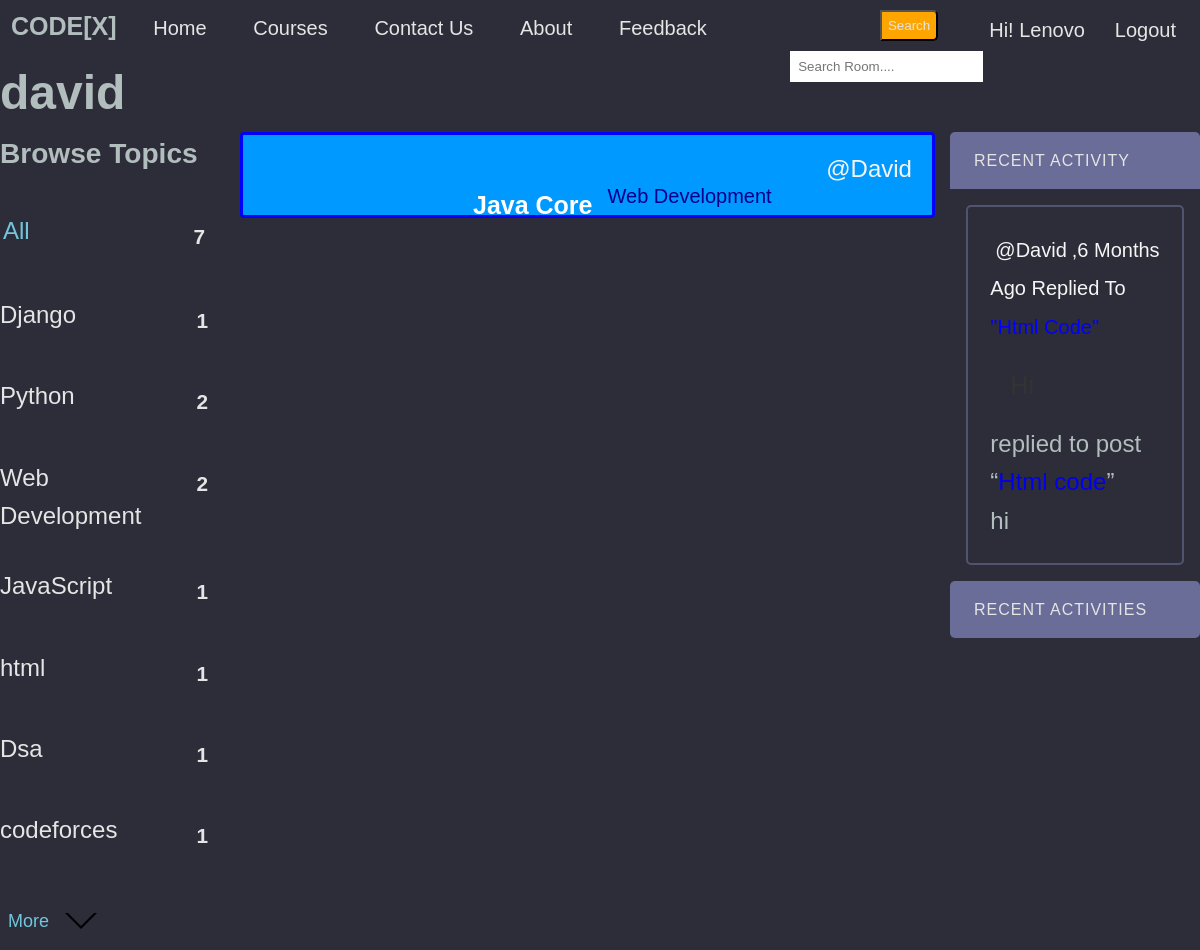
The app's page /profile/2 (signed in) with its own data.
### base/models.py (models this page shows, shortened)
class Topic(models.Model):
    name = models.CharField(max_length=200)

class Room(models.Model):
    host =  models.ForeignKey(User, on_delete=models.SET_NULL,null=True)
    topic = models.ForeignKey(Topic, on_delete=models.SET_NULL,null=True)
    name =  models.CharField(max_length= 200)
    description = models.TextField(null= True, blank= True)
    participants= models.ManyToManyField(User, related_name='participants', blank=True)
    updated= models.DateTimeField(auto_now= True)
    created= models.DateTimeField(auto_now_add=True)
    class Meta:
        ordering = ['-updated','-created']
    def __str__(self):
        return self.name

class Message(models.Model):
    user= models.ForeignKey(User, on_delete=models.CASCADE)
    room = models.ForeignKey(Room, on_delete=models.CASCADE)
    body = models.TextField()
    updated= models.DateTimeField(auto_now= True)
    created = models.DateTimeField(auto_now_add=True)
    def __str__(self):
        return self.body[0:50]

### base/views.py (the view)
# urls.py: path('profile/<str:pk>',views.userProfile,name="user-profile"),
def userProfile(request, pk):
    user= User.objects.get(id=pk)
    rooms= user.room_set.all()
    room_message= user.message_set.all()
    topics= Topic.objects.all()
    context= {'user': user, 'rooms': rooms, 'room_message': room_message, 'topics': topics }
    return render(request, 'base/profile.html', context )

### base/templates/base/profile.html (shortened to what this page needs)
{% extends 'main.html' %}
{% block content %}
<h1>{{ user.username }}</h1>
<div class="profile-container">
    <div>
        {% include 'base/topics_component.html' %}
    </div>
    <div>
        {% include 'base/feed_component.html' %}
    </div>
    <div>
        {% include 'base/activity_component.html' %}
    </div>
</div>
{% endblock content %}

### templates/main.html (shortened to what this page needs)
<!DOCTYPE html>
{% load static %}
<html lang="en">
<head>
    <link rel="stylesheets" type="text/css" media="screen" href="{% static 'css/style.css' %}">
</head>
<body>
    <nav class="nav-bar">
        <ul>
            <label class="logo">CODE[X]</label>
            <li><a  href="/">Home</a></li>
            <li><a href="{% url 'course' %}">Courses</a></li>
            <li><a href="{% url 'contact' %}">Contact us</a></li>
            <li><a href="#">About</a></li>
            <li><a href="#">feedback</a></li>
        </ul>
        {% if request.user.is_authenticated %}
        <a class="logout" href="{% url 'logout' %}" >Logout</a>
        <p class="hello">Hi! {{request.user}}</p>
        {% else %}
        <a class="login" href="{% url 'login' %}"  >Login</a>
        {% endif %}
        <form method="GET" action="{% url 'home' %}">
            <button class="but">Search</button>
            <input class="search" type="text" name="q" placeholder="Search Room...."/>
        </form>
    </nav>
    {% block content %}
    {% endblock %}
</body>
</html>

### base/templates/base/topics_component.html (shortened to what this page needs)
<div class="topics-container">
    <div class="topics__header">
        <h3> Browse Topics </h3>
    </div>
    <ul class="topics__list">
        <li>
            <a href="{% url 'home' %}" class="active">All<span>{{topics.count}}</span></a>
        </li>
        {% for topic in topics %}
            <li>
                <a href="{% url 'home' %}?q={{topic.name}}">{{topic.name}}<span>{{topic.room_set.all.count}}</span></a>
            </li>
        {% endfor %}
    </ul>
    <a class="btn btn--link" href="{% url 'course' %}">More
        <svg version="1.1" xmlns="http://www.w3.org/2000/svg" width="32" height="32" viewBox="0 0 32 32">
            <title>chevron-down</title>
            <path d="M16 21l-13-13h-3l16 16 16-16h-3l-13 13z"></path>
        </svg>
    </a>
</div>

### base/templates/base/feed_component.html (shortened to what this page needs)
<div>
    {% for room in rooms %}
    <div class="feed-component">
        <a class="room-host" href="{% url 'user-profile' room.host.id %}">@{{room.host.username}}</a>
        <h5><a class="feed-room" href= "{% url 'room' room.id %}">{{room.name}}</a></h5>
        <small class="feed-topic-name" >{{room.topic.name}} </small>
    </div>
    {% endfor %}
</div>

### base/templates/base/activity_component.html (shortened to what this page needs)
<div class="activities">
    <div class="activities__header">
        <h2> Recent Activity </h2>
    </div>
    {% for message in room_message %}
        <div class="activities__box">
            <div>
                <small class="m_e_s"><a class="message-user" href="{% url 'user-profile' message.user.id %}">@{{ message.user }}</a>,{{message.created|timesince}} ago replied to </small>
                <small class="mess-room">"{{message.room}}"</small>
                <p class="user-message">{{message}}</p>
            </div>
            <div class="activities__boxContent">
                <p>replied to post “<a href="{% url 'room' message.room.id %}">{{message.room}}</a>”</p>
                <div class="activities__boxRoomContent">{{message.body}}</div>
            </div>
        </div>
    {% endfor %}
</div>
<div class="activities">
    <div class="activities__header">
        <h2>Recent Activities</h2>
    </div>
</div>

### templates/main.html (style rules this page uses)
:root { --color-main: #71c6dd; --color-main-light: #e1f6fb; --color-dark: #3f4156; --color-dark-medium: #51546e; --color-dark-light: #696d97; --color-light: #e5e5e5; --color-gray: #8b8b8b; --color-light-gray: #b2bdbd; --color-bg: #2d2d39; --color-success: #5dd693; --color-error: #fc4b0b; }
* { padding: 0; margin: 0; text-decoration: none; list-style-type: none; box-sizing: border-box; font-family: 'Nunito', sans-serif }
body { color: var(--color-light-gray); background-color: var(--color-bg); line-height: 1.6; font-weight: 400; font-size: 1.5rem; min-height: 100vh; }
.nav-bar { background:#2d2d39; height: 55px; width: 100%; }
.logo { color:#b2bdbd ; font-size: 25px; line-height: 50px; padding: 0 10px; font-weight: bold; }
nav ul { float:left; margin:1px; }
nav ul li { display: inline-block; line-height:40px; margin: 0 14px; }
nav ul li a { color: #e5e5e5; font-size: 20px; padding: 4px 6px; border-radius: 3px; text-transform:capitalize; }
.search { float: right; margin-top: 10px; border: none; padding: 8px; }
button { float: right; margin-right: 45px; padding: 6px; margin-top: 10px; background: orange; color: #e5e5e5; border-radius: 0 5px 5px 0; cursor: pointer; }
.logout { float: right; color: #e5e5e5; font-size: 20px; padding: 4px 6px; border-radius: 3px; text-transform:capitalize; margin-top: 10px; margin-right: 18px; cursor: pointer; }
.hello { float: right; color: #e5e5e5; font-size: 20px; padding: 4px 6px; border-radius: 3px; text-transform:capitalize; margin-top: 10px; margin-right: 18px; }

### base/templates/base/profile.html (style rules this page uses)
.profile-container { display: grid; grid-template-columns: 1fr 3fr 1fr; }

### base/templates/base/topics_component.html (style rules this page uses)
:root { --color-main: #71c6dd; --color-main-light: #e1f6fb; --color-dark: #3f4156; --color-dark-medium: #51546e; --color-dark-light: #696d97; --color-light: #e5e5e5; --color-gray: #8b8b8b; --color-light-gray: #b2bdbd; --color-bg: #2d2d39; --color-success: #5dd693; --color-error: #fc4b0b; }
.topics-container { margin-right: 10px; }
.topics__header { margin-bottom: 2rem; }
.topics__list { list-style: none; }
.topics__list li a { display: flex; justify-content: space-between; margin-bottom: 2rem; font-weight: 500; color: var( --color-light); transition: all 0.3s ease-in-out; }
.topics__list li a.active, .topics__list li a:hover { color: var(--color-main); border-radius: 3px; padding: 3px 3px; }
.topics__list li a span { padding: 0.5rem 1rem; color: var( --color-light); border-radius: 3px; font-size: 1.3rem; font-weight: 700; letter-spacing: 1px; }
.btn { background-color: transparent; border: none; display: inline-flex; align-items: center; gap: 1rem; cursor: pointer; transition: all ease-in-out 0.3s; border-radius: 3px; box-shadow: 1px 1px 3px 1px rgba(0, 0, 0, 0.15); padding:8px 10px; font-size: 18px; margin-top: 10px; margin-bottom: 10px; margin-left: 5px; }
.btn--link { border-radius: 3px; padding: 3px; color: var(--color-main); box-shadow: none; }

### base/templates/base/feed_component.html (style rules this page uses)
.feed-component { margin-left: 5px; margin-right: 5px; margin-bottom: 5px; display: block; padding: 40px 20px; position: relative; background: #0099FF; border: 3px solid blue; border-radius: 4px; }
.room-host { float: right; text-transform: capitalize; margin-top: -25px; color: whitesmoke; }
.feed-room { float: inline-start; margin-left: 200px; color: #fff; font-size: 25px; text-transform: capitalize; padding: 10px; border-radius: 3px; }
.feed-topic-name { float: left; color: darkblue; padding: 5px; font-size: 20px; }

### base/templates/base/activity_component.html (style rules this page uses)
:root { --color-main: #71c6dd; --color-main-light: #e1f6fb; --color-dark: #3f4156; --color-dark-medium: #51546e; --color-dark-light: #696d97; --color-light: #e5e5e5; --color-gray: #8b8b8b; --color-light-gray: #b2bdbd; --color-bg: #2d2d39; --color-success: #5dd693; --color-error: #fc4b0b; }
.activities { border-radius: 5px; overflow: hidden; margin-left: 10px; }
.activities__header h2 { background-color: var(--color-dark-light); text-transform: uppercase; font-weight: 500; padding: 1rem 1.5rem; color: var(--color-light); letter-spacing: 1px; font-size: 1rem; }
.activities__box { margin: 1rem; padding: 1.4rem; border: 2px solid var(--color-dark-medium); border-radius: 5px; }
.m_e_s { color: whitesmoke; font-size: 20px; text-transform: capitalize; }
.message-user { color: whitesmoke; padding: 5px; border-radius: 3px; }
.user-message { padding: 20px; font-size: 25px; text-transform: capitalize; color: #333; }
.mess-room { font-size: 20px; color:blue; text-transform: capitalize; }

### records on screen
Topic: name "Django", room_set.all.count "1"
Topic: name "Python", room_set.all.count "2"
Topic: name "Web Development", room_set.all.count "2"
Topic: name "JavaScript", room_set.all.count "1"
Topic: name "html", room_set.all.count "1"
Topic: name "Dsa", room_set.all.count "1"
Topic: name "codeforces", room_set.all.count "1"
Room: host.username "David", name "Java Core", topic.name "Web Development"
Message: user "David", created "6 Months", body "hi"

### other values on screen
{{ request.user }} "Lenovo"
{{ user.username }} "david"
{{ topics.count }} "7"
